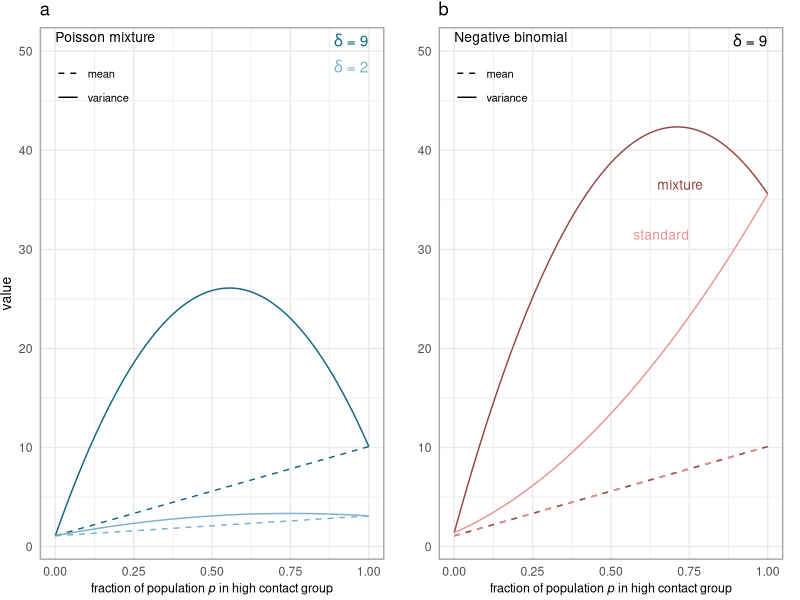
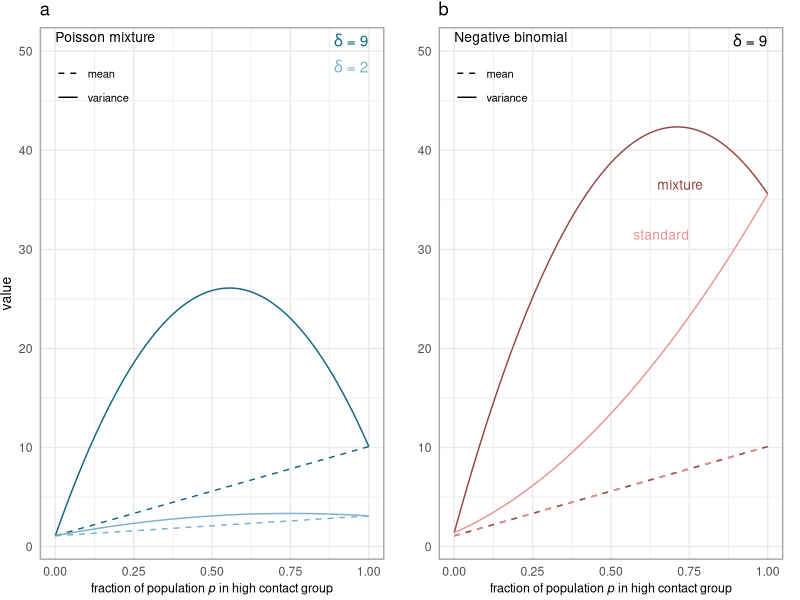

Generate these figures, in order, with R:
## ---- chunk 1
library(tidyverse)
library(egg)

#variance of Poisson offspring function
varPoissonmixtureoffspring<-function(p, R0D,delta){
  #variance is concave up quadratic function of p
  v<-p*(R0D+delta) + (1-p)*(R0D) + p*(1-p)*delta^2
}
#variance of negative binomial finite mixture offspring function
varNegBinommixtureoffspring<-function(p, R0D,k, delta){
  #variance is concave up quadratic function of p
  v<-R0D*(1+R0D/k) + p*delta*(1 + delta*(1-p) + (2*R0D+delta)/k)
}
#variance of offspring function
varNegBinomoffspring<-function(R0,k){ 
  v<-R0*(1+R0/k)
}


# results
dat <- expand.grid(p = seq(0,1, 0.01), 
                   delta = c(2,9),
                   R0D = 1.1,
                   k = 4,
                   model = c("Poisson mixture", "Neg. binom. mixture", "Neg. binom.") 
                   ) %>% 
  mutate(mean = R0D + p*delta,
         variance = case_when(model == "Poisson mixture" ~ 
                                varPoissonmixtureoffspring(p = p, R0D = R0D, delta = delta),
                              model == "Neg. binom. mixture" ~ 
                                varNegBinommixtureoffspring(p = p, R0D = R0D, k = k, delta = delta),
                              model == "Neg. binom." ~ 
                                varNegBinomoffspring(R0 = p*(R0D+delta)+(1-p)*R0D, k = k)
                              )) %>% 
  pivot_longer(cols = c("mean","variance"), names_to = "measure")

ymax <- 50

poisson_colors <- c(scales::col2hcl("#226e83", l = 40), # dark blue
                    scales::col2hcl("#226e83", l = 70)) # light blue
negbin_colors <- c(scales::col2hcl("#e2908c", l = 40), # dark red
                    scales::col2hcl("#e2908c", l = 70)) # light red

fig_1a <- dat %>% 
  filter(model == "Poisson mixture") %>% 
  ggplot(aes(x = p, y = value, color = factor(delta, levels = c("9","2")), linetype = measure)) +
    geom_line() +
    scale_color_manual(values = poisson_colors) +
    scale_linetype_manual(values = c("dashed", "solid")) +
    expand_limits(y = ymax) +
    xlab(expression(paste("fraction of population ", italic("p"), " in high contact group"))) +
    guides(linetype = guide_legend(position = "inside",title = NULL),
           color = "none") +
    annotate("text", label = "Poisson mixture", 
             x = 0, y = Inf, vjust = 1.5, hjust = 0, size = 3.5) +
    annotate("text", label = expression(paste(delta, " = ", 9)), 
             x = 1, y = Inf, color = poisson_colors[1], vjust = 1.5, hjust = 1) +
    annotate("text", label = expression(paste(delta, " = ", 2)),
             x = 1, y = Inf, color = poisson_colors[2], vjust = 3.5, hjust = 1) +
    theme_minimal() +
    theme(panel.border = element_rect(color = "darkgrey", fill = NA, linewidth = 1),
          plot.margin = margin(l = 24, unit = "pt"),
          legend.position.inside = c(0, 0.95),
          legend.justification.inside = c(-0.1, 1))

dat1 <- dat %>% filter(model %in% c("Neg. binom. mixture", "Neg. binom.") & delta == 9 )
dat2 <- dat %>% filter(model == "Neg. binom. mixture" & measure == "mean" & delta == 9 ) 
dat3 <- dat %>% filter(model == "Neg. binom." & measure == "mean" & delta == 9 ) 

fig_1b <- ggplot() +
    geom_line(data = dat1, aes(x = p, y = value, color = model, linetype = measure)) +
    scale_linetype_manual(values = c("4444", "solid")) +
    scale_color_manual(values = negbin_colors, labels = c("mixture", "standard")) +
    expand_limits(y = ymax) +
    # dashed twp color mean line using hex strings; see ?ggplot2::aes_linetype_size_shape
    geom_line(data = dat2, aes(x = p, y = value), color = "white", linetype = "solid") +
    geom_line(data = dat2, aes(x = p, y = value), color = negbin_colors[1], 
              linetype = "4444") + # 4 on, 4 off, 4 on, 4 off
    geom_line(data = dat3, aes(x = p, y = value), color = negbin_colors[2], 
              linetype = "4c") + # 4 on, 12 off
    # annotations and legends
    xlab(expression(paste("fraction of population ", italic("p"), " in high contact group"))) +
    guides(linetype = guide_legend(position = "inside",title = NULL),
           color = "none") +
    annotate("text", label = "Negative binomial", 
             x = 0, y = Inf, vjust = 1.5, hjust = 0, size = 3.5) +
    annotate("text", label = expression(paste(delta, " = ", 9)), 
             x = 1, y = Inf, vjust = 1.5, hjust = 1) +
    annotate("text", label = "mixture", 
             x = .75, y = 35, color = negbin_colors[1], vjust = -1, hjust = .7, size = 3.5) +
    annotate("text", label = "standard", 
             x = .75, y = 35, color = negbin_colors[2], vjust = 4, hjust = 1, size = 3.5) +
    theme_minimal() +
    theme(panel.border = element_rect(color = "darkgrey", fill = NA, linewidth = 1),
          plot.margin = margin(l = 24, r = 12, unit = "pt"),
          legend.position.inside = c(0, 0.95),
          legend.justification.inside = c(-0.1, 1))

fig_1 <- ggarrange(
    fig_1a + 
      labs(title="a") +
      theme(plot.margin = margin(b = 1, t = 1),
            axis.title.x = element_text(size=9),
            axis.title.y = element_text(size=10),
            legend.text = element_text(size=8)), 
    fig_1b +
      labs(title="b") +
      theme(axis.title.x = element_text(size=9),
            axis.title.y = element_blank(),
            legend.text=element_text(size=8)), 
    nrow = 1, ncol = 2
    )
ggsave("newfig1.pdf", fig_1, height=8, width=14.5, units="cm") 
